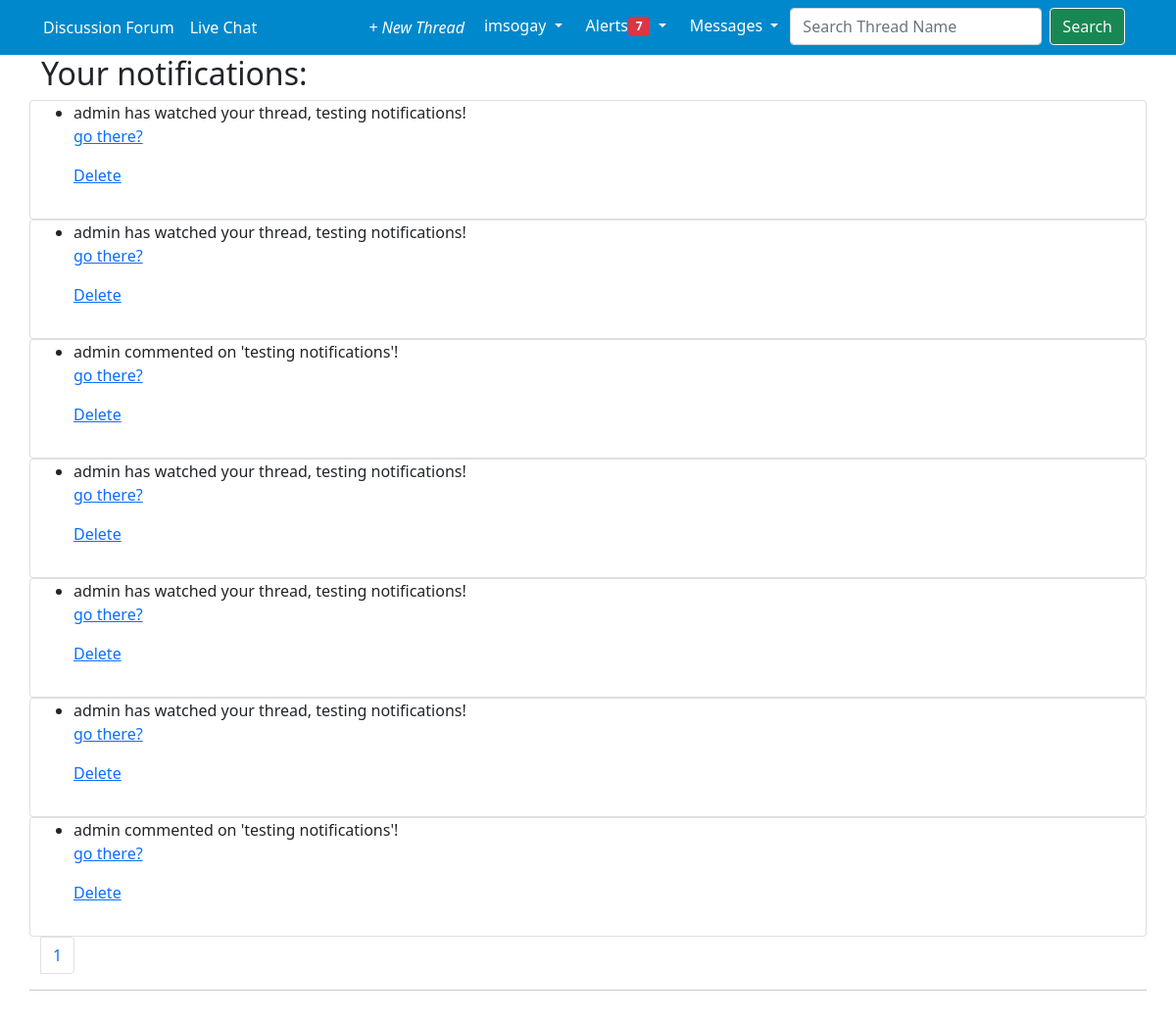
Page /inbox/show/ (signed in) on the earlier database version.
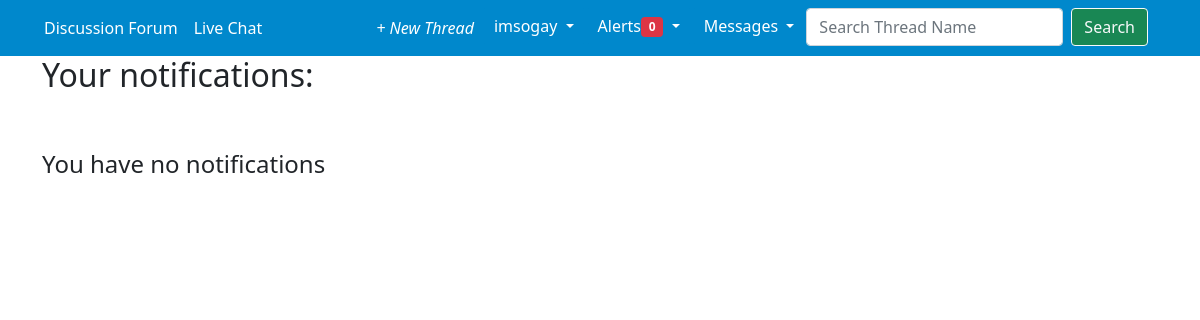
Same page on the later database version.
### accounts/models.py (models this page shows)
class CustomUser(AbstractUser):
    USN = models.CharField(max_length = 10)

### notis/models.py (models this page shows)
class Notification(models.Model):
    thread = models.ForeignKey("threads.Thread", on_delete= models.CASCADE, related_name="noti_post", blank=True, null=True)
    sender = models.ForeignKey(settings.AUTH_USER_MODEL, on_delete= models.CASCADE, related_name="noti_from_user")
    reciever = models.ForeignKey(settings.AUTH_USER_MODEL, on_delete= models.CASCADE, related_name="noti_to_user")
    notification_type = models.IntegerField(choices=NOTIFICATION_TYPES)
    text_preview = models.CharField(max_length=50, blank=True)
    date = models.DateTimeField(auto_now_add=True)
    is_seen = models.BooleanField(default=False)
    reciever2 = models.ForeignKey(settings.AUTH_USER_MODEL, on_delete= models.CASCADE, related_name="noti_to_other_user", blank=True, null=True) #useless rn

### notis/views.py (the view)
# urls.py: path("show/", ShowNotifications, name="show_notifications"),
def ShowNotifications(request):
    user = request.user
    p = Paginator(Notification.objects.filter(reciever=user).order_by("-date"), 25) #TODO changable
    page = request.GET.get("page")
    page_of_notis = p.get_page(page)
    context= {
        "notifications": page_of_notis,
    }
    return render(request, "show_notifications.html", context)

### notis/views.py (called while the page is built)
def CountNotifications(request):
    count = None
    if request.user.is_authenticated:
        count = Notification.objects.filter(reciever=request.user, is_seen=False).count()
    return { "count_notifications":count }

### templates/show_notifications.html (shortened to what this page needs)
{% extends 'base.html' %}
{% load static %}
{% load crispy_forms_tags %}
{% block content %}
<h2>Your notifications:</h2>
{% if count_notifications != 0 %}
{% for noti in notifications %}
<div class="card">
    {% if noti.sender.id == user.id %}
      <ul>
          <li>
              {% if noti.notification_type == 1 %}
                  You liked on your own <a href="{% url 'thread_detail' noti.thread.id%}">thread</a>!
              {% elif noti.notification_type == 2 %}
                  You commented on your own <a href="{% url 'thread_detail' noti.thread.id%}">thread</a>!
              {% elif noti.notification_type == 3 %}
                  You watched on your own <a href="{% url 'thread_detail' noti.thread.id%}">thread</a>!
              {% endif %}
          <p class="text-right">
              <a class="secondary-content" href="{% url 'delete_notifications' noti.id %}">Delete</a>
          </p>
          </li>
        </ul>
      </div>
    {% else %}
      <ul>
          <li class="collection-item avatar">
          {{ noti.text_preview }}
          <p>
            <a href="{% url 'thread_detail' noti.thread.id%}">go there?</a>
          </p>
          <p class="text-right">
              <a class="secondary-content" href="{% url 'delete_notifications' noti.id %}">Delete</a>
          </p>
          </li>
        </ul>
        </div>
    {% endif %}
{% endfor %}
{% if notifications.paginator.num_pages > 2 %}
<nav aria-label="Page navigation example">
    <ul class="pagination">
      <li class="page-item">
        {% if notifications.has_previous %}
        <a class="page-link" href="?page={{notifications.previous_page_number }}" aria-label="Previous">
          <span aria-hidden="true">&laquo;</span>
          <span class="sr-only"></span>
        </a>
      </li>
      <li class="page-item"><a class="page-link" href="?page=1">1</a></li>
      <li class="page-item"><a class="page-link" href="#">...</a></li>
      {% endif %}
      <li class="page-item active">
        <a class="page-link" href="{{notifications.number }}">{{notifications.number}} <span class="sr-only"></span></a>
      </li>
      <li class="page-item">
        {% if notifications.has_next %}
        <li class="page-item"><a class="page-link" href="#">...</a></li>
        <li class="page-item"><a class="page-link" href="?page={{notifications.paginator.num_pages}}">{{notifications.paginator.num_pages}}</a></li>
        <a class="page-link" href="?page={{notifications.next_page_number }}" aria-label="Next">
          <span aria-hidden="true">&raquo;</span>
          <span class="sr-only"></span>
        </a>
      </li>
      {% endif %}
      {% else %}
    <nav aria-label="Page navigation example">
        <ul class="pagination">
          <li class="page-item">
          <li class="page-item"><a class="page-link" href="{{notifications.number }}">{{notifications.number}}</a></li>
        </ul>
      </nav>
    {% endif %}
<hr><br><br>
{% else %}
    <div class="center-align">
        <br><br>
            <h4>You have no notifications</h4>
    </div>
{% endif %}
{% endblock content %}

### templates/base.html (shortened to what this page needs)
{% load static %}
<!DOCTYPE html>
<html lang="en">
<head>
    <link href="https://cdn.jsdelivr.net/npm/bootstrap@5.0.2/dist/css/bootstrap.min.css" rel="stylesheet">
    <link href="{% static 'css/style.css' %}" type="text/css" rel="stylesheet" media="screen,projection"/>
</head>
<body>
    <div class="container-fluid">
        <div class="row">
            <nav class="navbar navbar-expand-lg navbar-dark" style="background-color: #0088cc;">
                <div class="container-fluid">
                  <div class="collapse navbar-collapse" id="navbarSupportedContent">
                    <ul class="navbar-nav me-auto mb-2 mb-lg-0">
                      <li class="nav-item">
                        <a class="nav-link" href="{% url 'home' %}">Discussion Forum</a>
                      </li>
                      <li class="nav-item">
                        <a class="nav-link" href="{% url 'livechat' %}">Live Chat</a>
                      </li>
                    </ul>
                    <ul class="navbar-nav d-flex flex-row ms-auto me-3">
                      {% if user.is_authenticated %}
                      <li class="nav-item me-3 me-lg-0">
                        <a class="nav-link" href="{% url 'thread_new' %}" id="navbarDropdown" role="button" data-mdb-toggle="dropdown"
                          aria-expanded="false">
                          <i class="fas fa-plus">+ New Thread</i>
                        </a>
                      </li>
                      <li class="nav-item me-3 me-lg-0 dropdown">
                        <button class="btn  btn-primary dropdown-toggle" href="#" role="button" data-bs-toggle="dropdown" aria-expanded="false" style="background-color: #0088cc; border-style: hidden;">
                          {{ user.username }}
                        </button>
                      </li>
                      {%else%}
                      <li><a href="{% url 'login' %}" class="btn btn-primary me-2" style="background-color:#0088cc;">Log In</a></li>
                      <li><a href="{% url 'signup' %}" class="btn btn-primary" style="background-color:#0088cc;">Sign Up</a></li>
                    {%endif%}
                    <li class="nav-item me-3 me-lg-0 dropdown">
                      <button class="btn  btn-primary dropdown-toggle" href="#" role="button" data-bs-toggle="dropdown" aria-expanded="false" style="background-color: #0088cc; border-style: hidden;">
                        Alerts<span class="new badge bg-danger">{{ count_notifications }}</span>
                      </button>
                    </li>
                    <li class="nav-item me-3 me-lg-0 dropdown">
                      <button class="btn  btn-primary dropdown-toggle" href="#" role="button" data-bs-toggle="dropdown" aria-expanded="false" style="background-color: #0088cc; border-style: hidden;">
                        Messages
                      </button>
                    </li>
                    <li class="nav-item me-3 me-lg-0">
                      <form class="d-flex" method="post" action="{% url 'search_result' %}">
                      <input class="form-control me-2"type="search" placeholder="Search Thread Name" aria-label="Search" name="searched">
                      <button class="btn btn-outline-light btn-success " type="submit">
                      Search
                    </button>
                  </li>
                    </ul>
                  </div>
                </div>
              </nav>
        </div>
        <main>
          <div class="container">
            <div class="row">
              {% block content %}
              {% endblock content %}
            </div>
          </div>
        </main>
      </div>
</body>
</html>

### templates/base.html (style rules this page uses)
.navbar-dark .navbar-nav .nav-link { color: #fff; }

Differences in the rows shown:
removed Notification: text_preview "admin has watched your thread, testing notifications!"
removed Notification: text_preview "admin has watched your thread, testing notifications!"
removed Notification: text_preview "admin commented on 'testing notifications'!"
removed Notification: text_preview "admin has watched your thread, testing notifications!"
removed Notification: text_preview "admin has watched your thread, testing notifications!"
removed Notification: text_preview "admin has watched your thread, testing notifications!"
removed Notification: text_preview "admin commented on 'testing notifications'!"
Other differences:
{{ count_notifications }}: "7" → "0"
{{ notifications.number }}: "1" → (not shown)
text now shown: "You have no notifications"
